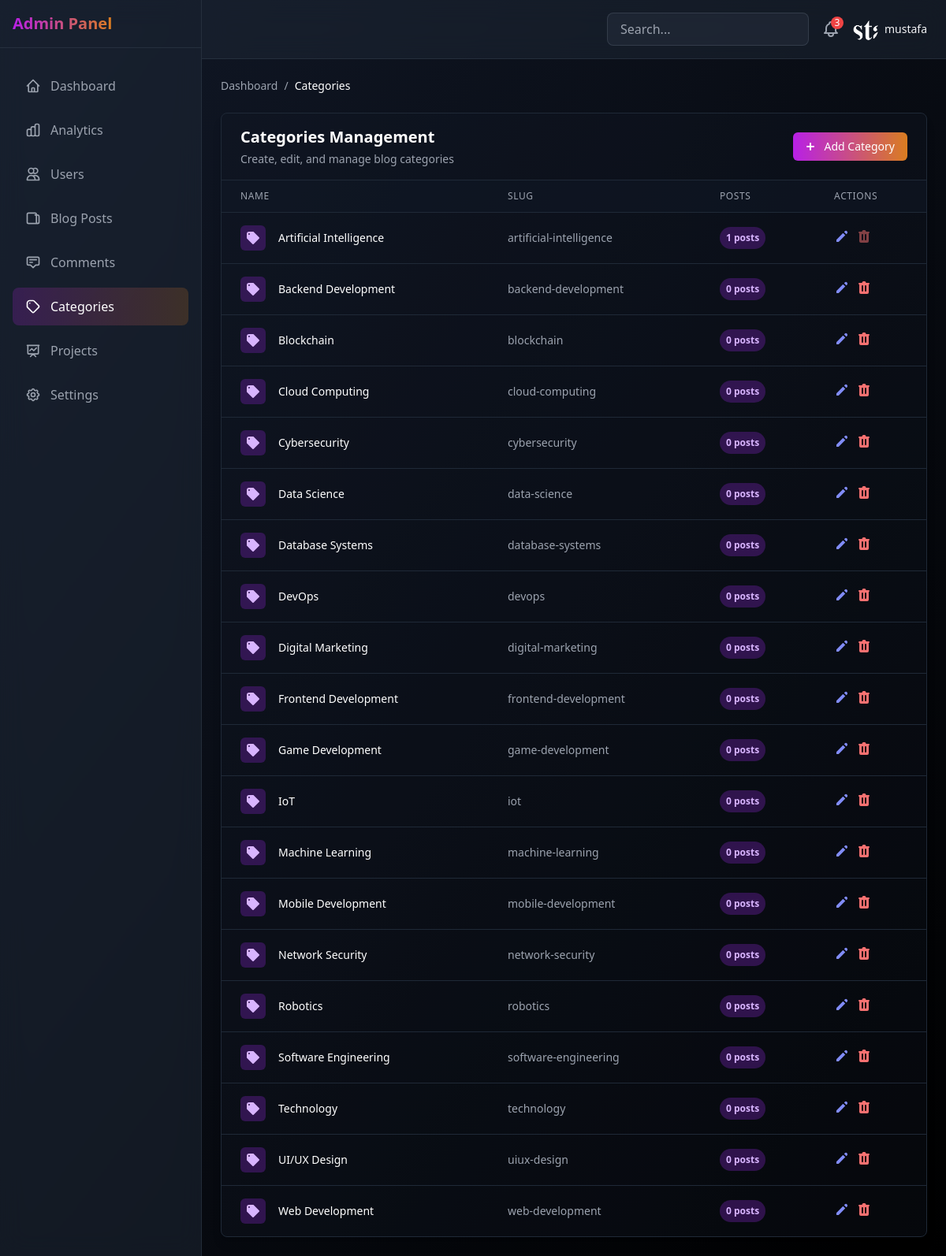
The page /users/admin/categories/ (signed in) on the database its author committed.
### blog/models.py (models this page shows, shortened)
class Category(models.Model):
    name = models.CharField(max_length=100)  # Remove choices constraint
    slug = models.SlugField(unique=True)
    description = models.TextField(blank=True)
    class Meta:
        verbose_name_plural = 'Categories'

### users/admin_views.py (the view)
# urls.py: path('admin/categories/', admin_views.admin_categories, name='admin_categories'),
@login_required
@user_passes_test(is_admin_or_staff)
def admin_categories(request):
    categories = Category.objects.annotate(post_count=Count('posts')).order_by('name')
    context = {
        'active_tab': 'categories',
        'categories': categories
    }
    return render(request, 'admin/admin_categories.html', context)

### users/admin_views.py (called while the page is built)
def is_admin_or_staff(user):
    return user.is_superuser or user.is_staff

### templates/admin/admin_categories.html (shortened to what this page needs)
{% extends 'admin/custom_admin.html' %}
{% load static %}
{% block admin_content %}
<div class="bg-gray-900/30 rounded-lg shadow-lg border border-gray-800 mb-8">
    <div class="px-6 py-4 border-b border-gray-800 flex justify-between items-center">
        <div>
            <h3 class="text-xl font-semibold text-white">Categories Management</h3>
            <p class="mt-1 text-sm text-gray-400">Create, edit, and manage blog categories</p>
        </div>
        <a href="{% url 'admin_category_create' %}" class="inline-flex items-center px-4 py-2 rounded-md text-sm font-medium text-white bg-gradient-to-r from-[#b820e6] to-[#da7d20] hover:opacity-90 transition-all duration-200">
            <svg class="-ml-1 mr-2 h-5 w-5" xmlns="http://www.w3.org/2000/svg" viewBox="0 0 20 20" fill="currentColor">
                <path fill-rule="evenodd" d="M10 5a1 1 0 011 1v3h3a1 1 0 110 2h-3v3a1 1 0 11-2 0v-3H6a1 1 0 110-2h3V6a1 1 0 011-1z" clip-rule="evenodd" />
            </svg>
            Add Category
        </a>
    </div>
    <div class="overflow-x-auto">
        <table class="min-w-full divide-y divide-gray-800">
            <thead class="bg-gray-900/50">
                <tr>
                    <th scope="col" class="px-6 py-3 text-left text-xs font-medium text-gray-400 uppercase tracking-wider">
                        Name
                    </th>
                    <th scope="col" class="px-6 py-3 text-left text-xs font-medium text-gray-400 uppercase tracking-wider">
                        Slug
                    </th>
                    <th scope="col" class="px-6 py-3 text-left text-xs font-medium text-gray-400 uppercase tracking-wider">
                        Posts
                    </th>
                    <th scope="col" class="px-6 py-3 text-left text-xs font-medium text-gray-400 uppercase tracking-wider">
                        Actions
                    </th>
                </tr>
            </thead>
            <tbody class="divide-y divide-gray-800">
                {% for category in categories %}
                <tr class="hover:bg-gray-900/40 transition-colors">
                    <td class="px-6 py-4 whitespace-nowrap">
                        <div class="flex items-center">
                            <div class="flex-shrink-0 h-8 w-8 flex items-center justify-center rounded-md bg-purple-900/50 text-purple-300">
                                <svg class="h-5 w-5" xmlns="http://www.w3.org/2000/svg" viewBox="0 0 20 20" fill="currentColor">
                                    <path fill-rule="evenodd" d="M17.707 9.293a1 1 0 010 1.414l-7 7a1 1 0 01-1.414 0l-7-7A.997.997 0 012 10V5a3 3 0 013-3h5c.256 0 .512.098.707.293l7 7zM5 6a1 1 0 100-2 1 1 0 000 2z" clip-rule="evenodd" />
                                </svg>
                            </div>
                            <div class="ml-4">
                                <div class="text-sm font-medium text-white">
                                    {{ category.name }}
                                </div>
                            </div>
                        </div>
                    </td>
                    <td class="px-6 py-4 whitespace-nowrap">
                        <div class="text-sm text-gray-400">{{ category.slug }}</div>
                    </td>
                    <td class="px-6 py-4 whitespace-nowrap">
                        <span class="px-2 py-1 inline-flex text-xs leading-5 font-semibold rounded-full bg-purple-900/50 text-purple-300">
                            {{ category.post_count }} posts
                        </span>
                    </td>
                    <td class="px-6 py-4 whitespace-nowrap text-sm font-medium">
                        <div class="flex space-x-2">
                            <a href="{% url 'admin_category_edit' category.slug %}" class="text-indigo-400 hover:text-indigo-300 transition-colors">
                                <svg class="h-5 w-5" xmlns="http://www.w3.org/2000/svg" viewBox="0 0 20 20" fill="currentColor">
                                    <path d="M13.586 3.586a2 2 0 112.828 2.828l-.793.793-2.828-2.828.793-.793zM11.379 5.793L3 14.172V17h2.828l8.38-8.379-2.83-2.828z" />
                                </svg>
                            </a>
                            <form action="{% url 'admin_category_delete' category.slug %}" method="POST" class="inline">
                                <button type="submit" onclick="return confirm('Are you sure you want to delete this category? This will remove the category from all posts.')" class="text-red-400 hover:text-red-300 transition-colors {% if category.post_count > 0 %}cursor-not-allowed opacity-50{% endif %}" {% if category.post_count > 0 %}disabled title="Cannot delete category with assigned posts"{% endif %}>
                                </button>
                            </form>
                        </div>
                    </td>
                </tr>
                {% endfor %}
            </tbody>
        </table>
    </div>
</div>
{% endblock %}

### templates/admin/custom_admin.html (shortened to what this page needs)
<!DOCTYPE html>
<html lang="en">
<head>
    {% load static %}
    <script src="https://cdn.tailwindcss.com"></script>
</head>
<body class="bg-gradient-to-br from-gray-900 to-black text-gray-100">
    <div class="min-h-screen flex">
        <aside class="fixed top-0 left-0 h-screen w-64 bg-gray-800/50 backdrop-blur-lg border-r border-gray-700/50 transform transition-transform duration-200 ease-in-out lg:translate-x-0 -translate-x-full z-50" id="sidebar">
            <div class="flex items-center justify-between p-4 border-b border-gray-700/50">
                <h1 class="text-xl font-bold bg-gradient-to-r from-[#b820e6] to-[#da7d20] bg-clip-text text-transparent">Admin Panel</h1>
            </div>
            <nav class="mt-6 px-4 h-[calc(100vh-5rem)] overflow-y-auto custom-scrollbar">
                <div class="space-y-2">
                    <a href="{% url 'custom_admin' %}" class="flex items-center space-x-3 px-4 py-3 rounded-lg {% if active_tab == 'dashboard' %}bg-gradient-to-r from-[#b820e6]/20 to-[#da7d20]/20 text-white{% else %}text-gray-400 hover:bg-gray-700/30 hover:text-white{% endif %} transition-all duration-200">
                        <svg class="w-5 h-5" fill="none" stroke="currentColor" viewBox="0 0 24 24">
                            <path stroke-linecap="round" stroke-linejoin="round" stroke-width="2" d="M3 12l2-2m0 0l7-7 7 7M5 10v10a1 1 0 001 1h3m10-11l2 2m-2-2v10a1 1 0 01-1 1h-3m-6 0a1 1 0 001-1v-4a1 1 0 011-1h2a1 1 0 011 1v4a1 1 0 001 1m-6 0h6"></path>
                        </svg>
                        <span>Dashboard</span>
                    </a>
                    <a href="{% url 'admin_analytics' %}" class="flex items-center space-x-3 px-4 py-3 rounded-lg {% if active_tab == 'analytics' %}bg-gradient-to-r from-[#b820e6]/20 to-[#da7d20]/20 text-white{% else %}text-gray-400 hover:bg-gray-700/30 hover:text-white{% endif %} transition-all duration-200">
                        <span>Analytics</span>
                    </a>
                    <a href="{% url 'admin_users' %}" class="flex items-center space-x-3 px-4 py-3 rounded-lg {% if active_tab == 'users' %}bg-gradient-to-r from-[#b820e6]/20 to-[#da7d20]/20 text-white{% else %}text-gray-400 hover:bg-gray-700/30 hover:text-white{% endif %} transition-all duration-200">
                        <svg class="w-5 h-5" fill="none" stroke="currentColor" viewBox="0 0 24 24">
                            <path stroke-linecap="round" stroke-linejoin="round" stroke-width="2" d="M12 4.354a4 4 0 110 5.292M15 21H3v-1a6 6 0 0112 0v1zm0 0h6v-1a6 6 0 00-9-5.197M13 7a4 4 0 11-8 0 4 4 0 018 0z"></path>
                        </svg>
                        <span>Users</span>
                    </a>
                    <a href="{% url 'admin_posts' %}" class="flex items-center space-x-3 px-4 py-3 rounded-lg {% if active_tab == 'posts' %}bg-gradient-to-r from-[#b820e6]/20 to-[#da7d20]/20 text-white{% else %}text-gray-400 hover:bg-gray-700/30 hover:text-white{% endif %} transition-all duration-200">
                        <svg class="w-5 h-5" fill="none" stroke="currentColor" viewBox="0 0 24 24">
                            <path stroke-linecap="round" stroke-linejoin="round" stroke-width="2" d="M19 20H5a2 2 0 01-2-2V6a2 2 0 012-2h10a2 2 0 012 2v1m2 13a2 2 0 01-2-2V7m2 13a2 2 0 002-2V9.5a2.5 2.5 0 00-2.5-2.5H15"></path>
                        </svg>
                        <span>Blog Posts</span>
                    </a>
                    <a href="{% url 'admin_comments' %}" class="flex items-center space-x-3 px-4 py-3 rounded-lg {% if active_tab == 'comments' %}bg-gradient-to-r from-[#b820e6]/20 to-[#da7d20]/20 text-white{% else %}text-gray-400 hover:bg-gray-700/30 hover:text-white{% endif %} transition-all duration-200">
                        <svg class="w-5 h-5" fill="none" stroke="currentColor" viewBox="0 0 24 24">
                            <path stroke-linecap="round" stroke-linejoin="round" stroke-width="2" d="M7 8h10M7 12h4m1 8l-4-4H5a2 2 0 01-2-2V6a2 2 0 012-2h14a2 2 0 012 2v8a2 2 0 01-2 2h-3l-4 4z"></path>
                        </svg>
                        <span>Comments</span>
                    </a>
                    <a href="{% url 'admin_categories' %}" class="flex items-center space-x-3 px-4 py-3 rounded-lg {% if active_tab == 'categories' %}bg-gradient-to-r from-[#b820e6]/20 to-[#da7d20]/20 text-white{% else %}text-gray-400 hover:bg-gray-700/30 hover:text-white{% endif %} transition-all duration-200">
                        <svg class="w-5 h-5" fill="none" stroke="currentColor" viewBox="0 0 24 24">
                            <path stroke-linecap="round" stroke-linejoin="round" stroke-width="2" d="M7 7h.01M7 3h5c.512 0 1.024.195 1.414.586l7 7a2 2 0 010 2.828l-7 7a2 2 0 01-2.828 0l-7-7A1.994 1.994 0 013 12V7a4 4 0 014-4z"></path>
                        </svg>
                        <span>Categories</span>
                    </a>
                    <a href="{% url 'projects:admin_projects' %}" class="flex items-center space-x-3 px-4 py-3 rounded-lg {% if active_tab == 'projects' %}bg-gradient-to-r from-[#b820e6]/20 to-[#da7d20]/20 text-white{% else %}text-gray-400 hover:bg-gray-700/30 hover:text-white{% endif %} transition-all duration-200">
                        <svg class="w-5 h-5" fill="none" stroke="currentColor" viewBox="0 0 24 24">
                            <path stroke-linecap="round" stroke-linejoin="round" stroke-width="2" d="M7 12l3-3 3 3 4-4M8 21l4-4 4 4M3 4h18M4 4h16v12a1 1 0 01-1 1H5a1 1 0 01-1-1V4z"></path>
                        </svg>
                        <span>Projects</span>
                    </a>
                    <a href="{% url 'admin_settings' %}" class="flex items-center space-x-3 px-4 py-3 rounded-lg {% if active_tab == 'settings' %}bg-gradient-to-r from-[#b820e6]/20 to-[#da7d20]/20 text-white{% else %}text-gray-400 hover:bg-gray-700/30 hover:text-white{% endif %} transition-all duration-200">
                        <span>Settings</span>
                    </a>
                </div>
            </nav>
        </aside>
        <main class="flex-1 lg:ml-64 min-h-screen">
            <header class="sticky top-0 z-40 bg-gray-800/50 backdrop-blur-lg border-b border-gray-700/50">
                <div class="flex items-center justify-between px-6 py-4">
                    <div class="flex items-center space-x-4 ml-auto">
                        <div class="relative">
                            <input type="text" placeholder="Search..." class="w-64 px-4 py-2 rounded-lg bg-gray-700/30 border border-gray-600/50 focus:outline-none focus:border-[#b820e6]/50 text-gray-200 placeholder-gray-400">
                        </div>
                        <button class="text-gray-400 hover:text-white relative group">
                            <span class="absolute -top-1 -right-1 bg-red-500 text-white text-xs rounded-full w-4 h-4 flex items-center justify-center">3</span>
                        </button>
                        <div class="relative group">
                            <button class="flex items-center space-x-2 focus:outline-none">
                                <img src="{% if request.user.profile.profile_picture %}{{ request.user.profile.profile_picture.url }}{% else %}{% static 'img/Mustafa-light.png' %}{% endif %}" class="w-8 h-8 rounded-full object-cover">
                                <span class="text-sm font-medium">{{ request.user.username }}</span>
                            </button>
                        </div>
                    </div>
                </div>
            </header>
            <div class="p-6 space-y-6">
                <div class="flex items-center space-x-2 text-sm text-gray-400">
                    <a href="{% url 'custom_admin' %}" class="hover:text-white">Dashboard</a>
                    <span>/</span>
                    <span class="text-white">{{ active_tab|title }}</span>
                </div>
                {% block admin_content %}{% endblock %}
            </div>
        </main>
    </div>
</body>
</html>

### rows shown on the page
Category: name "Artificial Intelligence", slug "artificial-intelligence", post_count "1"
Category: name "Backend Development", slug "backend-development", post_count "0"
Category: name "Blockchain", slug "blockchain", post_count "0"
Category: name "Cloud Computing", slug "cloud-computing", post_count "0"
Category: name "Cybersecurity", slug "cybersecurity", post_count "0"
Category: name "Data Science", slug "data-science", post_count "0"
Category: name "Database Systems", slug "database-systems", post_count "0"
Category: name "DevOps", slug "devops", post_count "0"
Category: name "Digital Marketing", slug "digital-marketing", post_count "0"
Category: name "Frontend Development", slug "frontend-development", post_count "0"
Category: name "Game Development", slug "game-development", post_count "0"
Category: name "IoT", slug "iot", post_count "0"
Category: name "Machine Learning", slug "machine-learning", post_count "0"
Category: name "Mobile Development", slug "mobile-development", post_count "0"
Category: name "Network Security", slug "network-security", post_count "0"
Category: name "Robotics", slug "robotics", post_count "0"
Category: name "Software Engineering", slug "software-engineering", post_count "0"
Category: name "Technology", slug "technology", post_count "0"
Category: name "UI/UX Design", slug "uiux-design", post_count "0"
Category: name "Web Development", slug "web-development", post_count "0"

### other values the page prints
{{ request.user.username }} "mustafa"
{{ active_tab|title }} "Categories"
